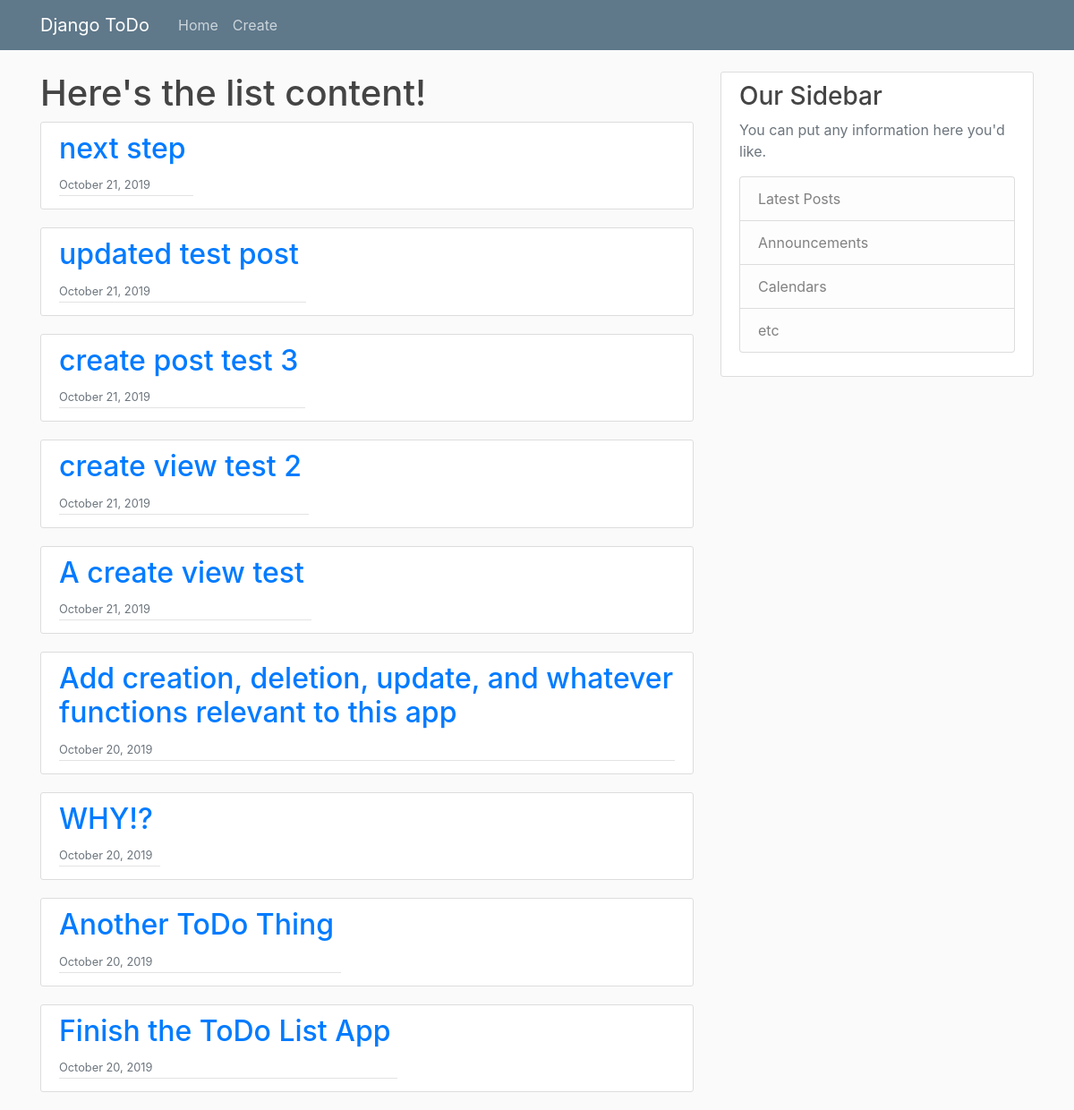
/, run on an earlier commit of the app's database.
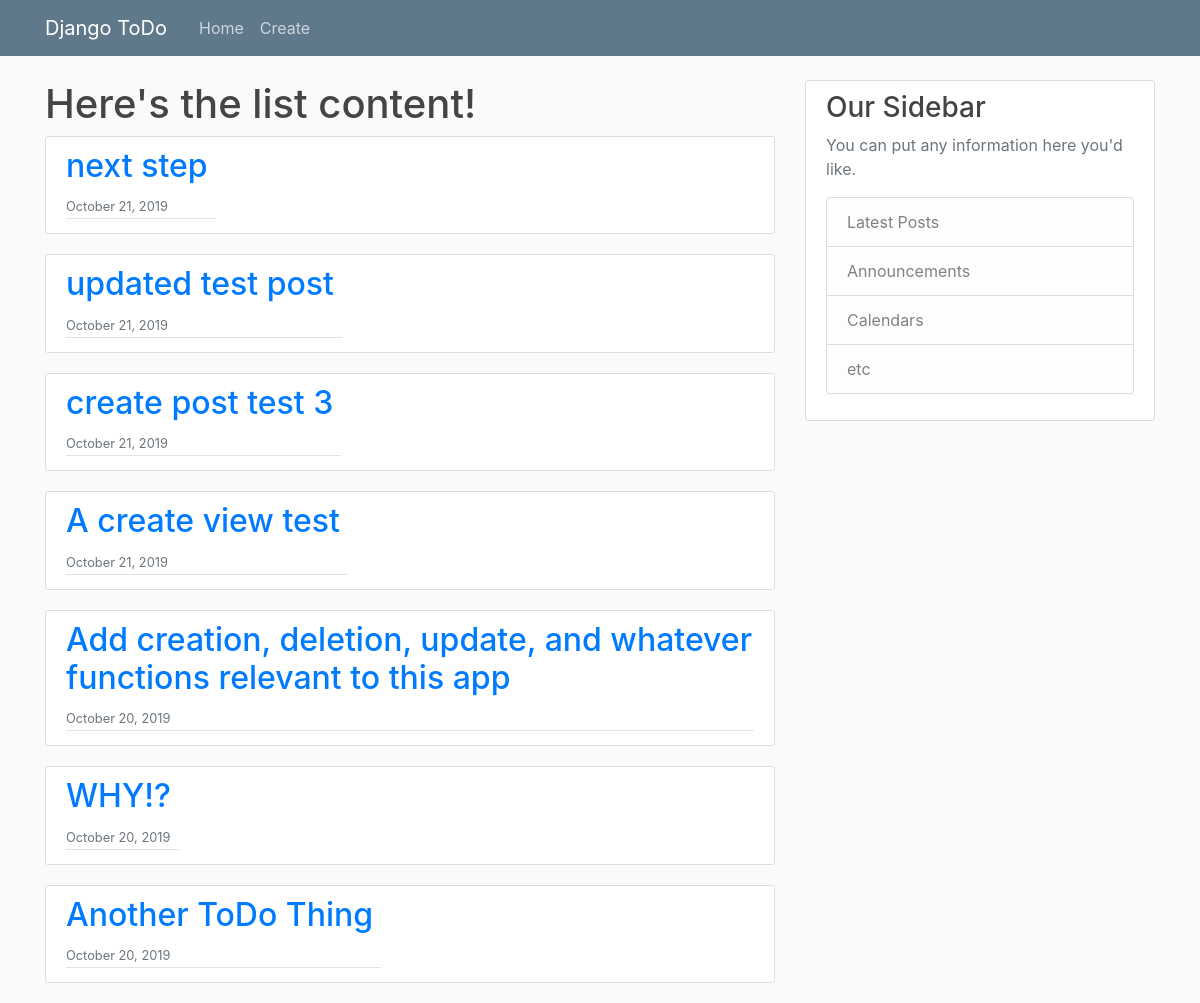
And on a later commit of the database.
### main/models.py (models this page shows, shortened)
class ToDoList(models.Model):
    title = models.CharField(max_length=256)
    content = models.TextField()
    post_time = models.DateTimeField(auto_now_add=True)
    completed = models.BooleanField(default=False)

### main/views.py (the view)
# urls.py: path('', ToDoListView.as_view(), name='todo_listview'),
class ToDoListView(ListView):
    model = ToDoList
    paginate_by = 10
    ordering = ['-post_time']

### main/templates/main/todolist_list.html (shortened to what this page needs)
{% extends "main/base.html" %}
{% block content %}
<h1>Here's the list content!</h1>
    {% for post in object_list %}
        <artiicle class="media content-section">
            <div class="article-metadata">
                <h2>
                    <a href="{% url 'todo_detail' post.id %}" class="mr-2">{{ post.title }}</a>
                </h2>
                <small class="text-muted">{{ post.post_time|date:"F d, Y" }}</small>
            </div>
        </artiicle>
    {% endfor %}
{% endblock content %}

What changed in the data, as far as the page shows it:
removed ToDoList: title "create view test 2", post_time "October 21, 2019"
removed ToDoList: title "Finish the ToDo List App", post_time "October 20, 2019"
